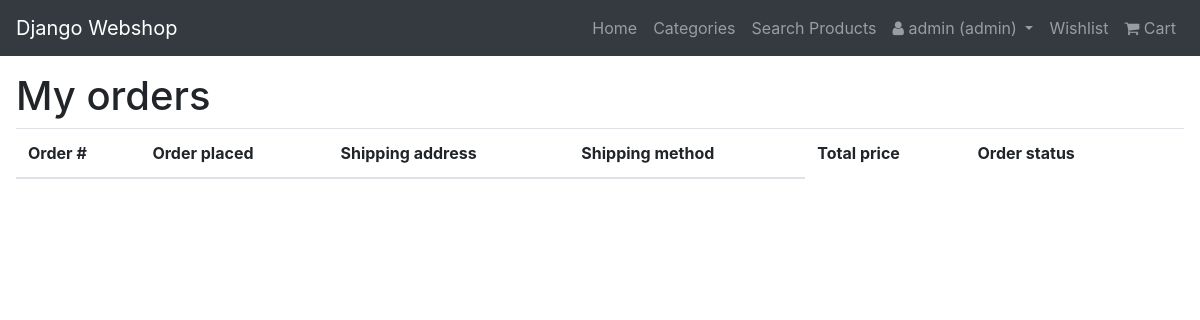
The app's page /shop/orders (signed in), older data.
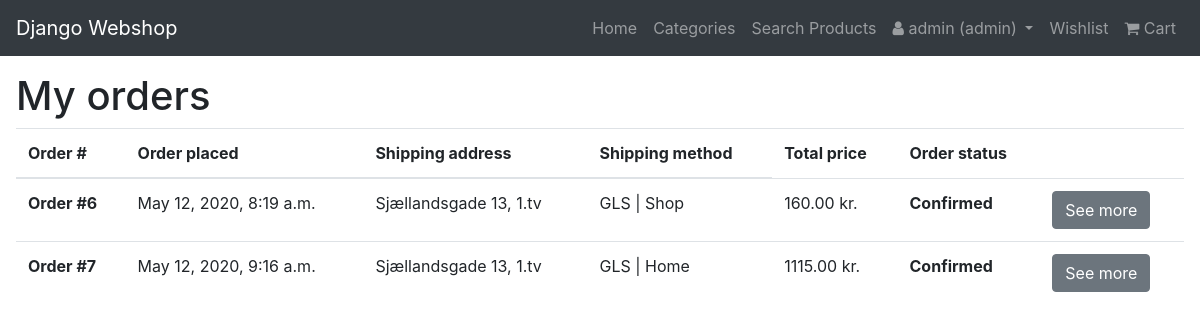
The same page, newer data.
### shop/models.py (models this page shows, shortened)
class Invoice(models.Model):
    user = models.ForeignKey(User, null=True, on_delete=models.SET_NULL)
    shipping_method = models.ForeignKey(ShippingMethod, null=True, on_delete=models.SET_NULL)
    transaction_datetime = models.DateTimeField(default=datetime.now, blank=True)
    total_price = models.DecimalField(max_digits=19, decimal_places=2)
    shipping_address = models.CharField(max_length=200)
    shipping_city = models.CharField(max_length=120)
    shipping_country = models.CharField(max_length=100)
    status = models.CharField(max_length=20, default='Confirmed')

class ShippingMethod(models.Model):
    shipping_method = models.CharField(max_length=120)
    price = models.DecimalField(max_digits=10, decimal_places=2)

### shop/views.py (the view)
# urls.py: path('orders', views.orders, name='orders'),
def orders(req):
    orders = Invoice.objects.filter(user=req.user)
    context = {
        'orders': orders
    }
    return render(req, 'pages/products/my_orders.html', context)

### shop/templates/pages/products/my_orders.html (shortened to what this page needs)
{% extends '_base.html' %}
{% block content %}
    <div class="m-3">
        <h1>My orders</h1>
            <table class="table">
            <thead>
                <tr>
                <th scope="col">Order #</th>
                <th scope="col">Order placed</th>
                <th scope="col">Shipping address</th>
                <th scope="col">Shipping method</th>
                <td scope="col"><b>Total price</b></th>
                <td scope="col"><b>Order status</b></th>
                <td scope="col"></th>
                </tr>
            </thead>
            <tbody>
                {% for order in orders %}
                    <tr>
                        <th scope="row">Order #{{ order.id }}</th>
                        <td>{{ order.transaction_datetime }}</td>
                        <td>{{ order.shipping_address }}</td>
                        <td>{{ order.shipping_method.shipping_method }}</td>
                        <td>{{ order.total_price }} kr.</td>
                        <th scope="row">{{ order.status }}</th>
                        <td>
                        <form action="{% url 'shop:order_detail' %}" method="POST">
                            <button class="btn btn-secondary">See more</button>
                        </form>
                        </td>
                    </tr>
                {% endfor %}
            </tbody>
            </table>
    </div>
{% endblock %}

Row changes from the older to the newer data that the page shows:
added Invoice: id "6", transaction_datetime "May 12, 2020, 8:19 a.m.", shipping_address "Sjællandsgade 13, 1.tv", shipping_method.shipping_method "GLS | Shop", total_price "160.00", status "Confirmed"
added Invoice: id "7", transaction_datetime "May 12, 2020, 9:16 a.m.", shipping_address "Sjællandsgade 13, 1.tv", shipping_method.shipping_method "GLS | Home", total_price "1115.00", status "Confirmed"
